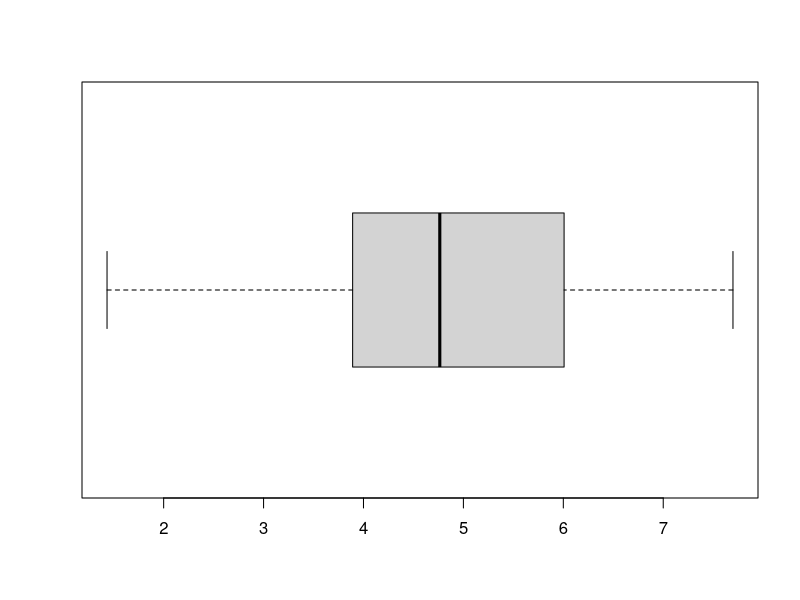
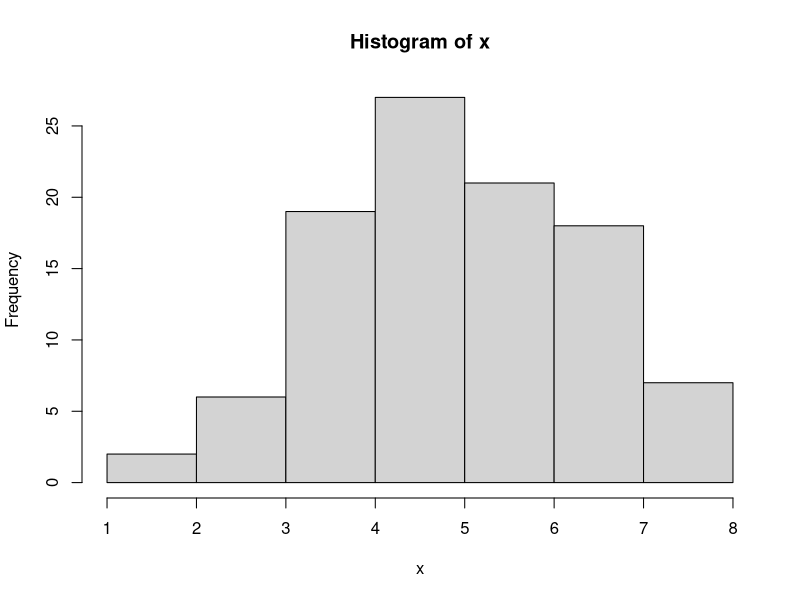
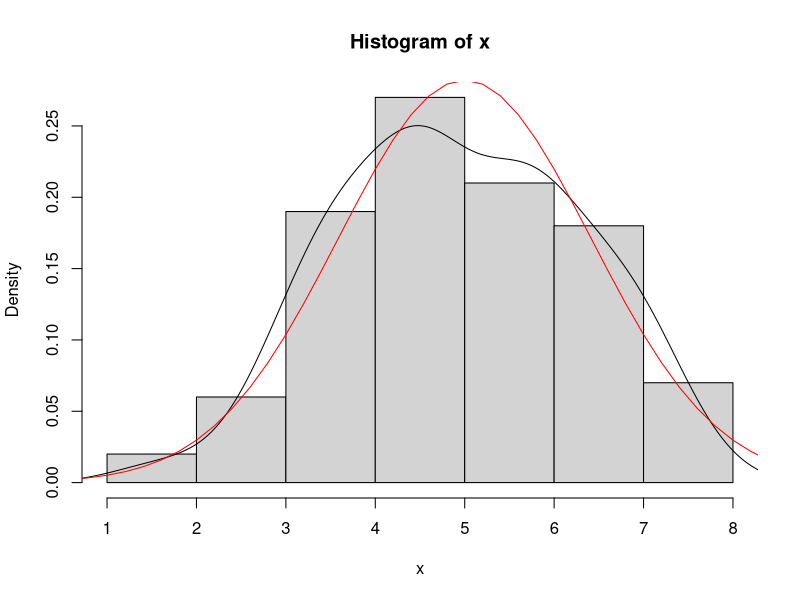
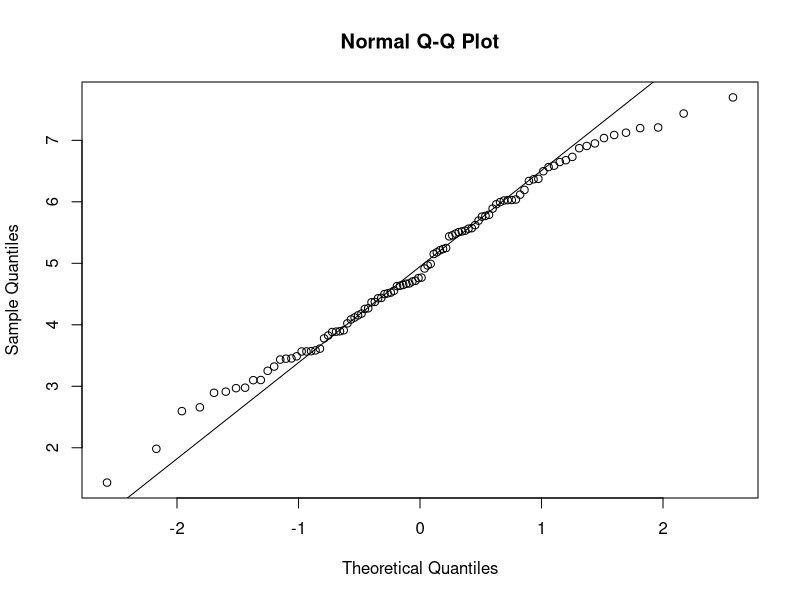
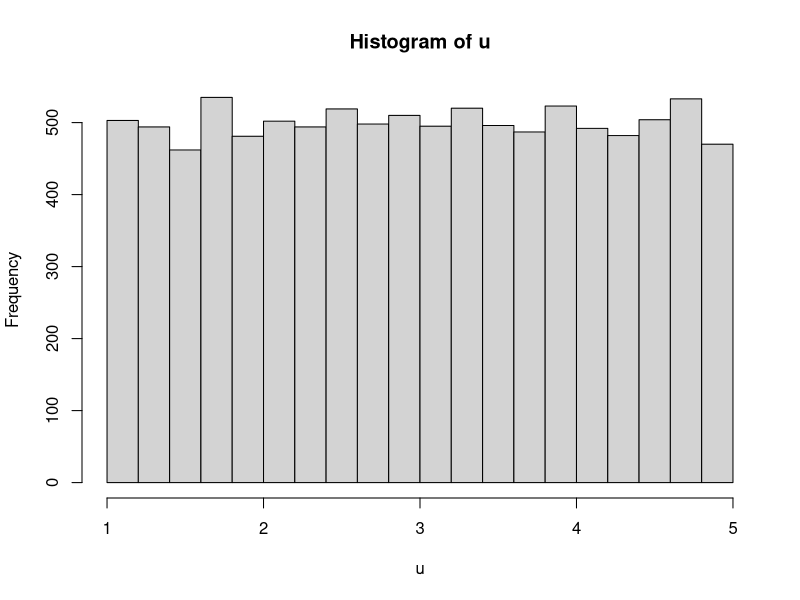
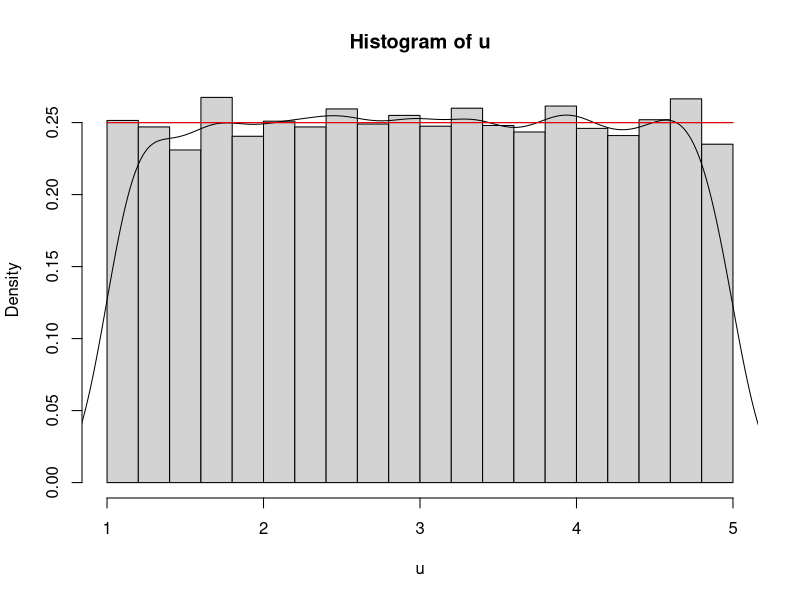
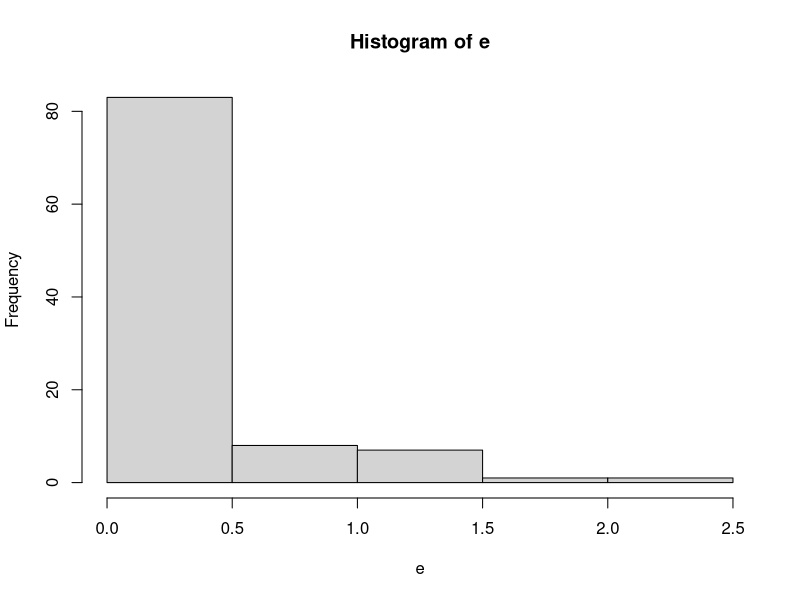
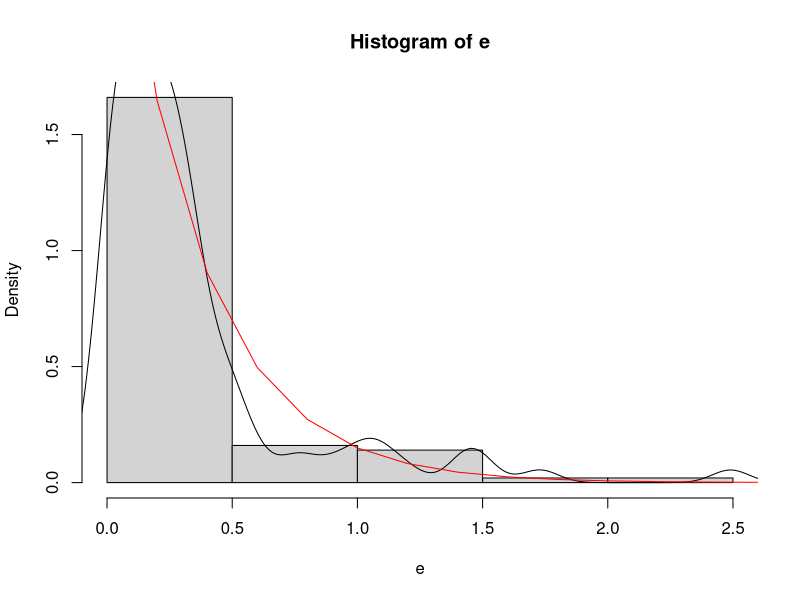

Write R code to recreate these figures, in order.
# Problem 1 

# a) X e N(5,2) => varX = 2 = > sdX = sqrt(2)

x = rnorm(100, 5, sqrt(2)) 

boxplot(x, horizontal = T) # Displaying boxplot
hist(x) # Display a hist

# Empirical density
hist(x, probability = T)
lines(density(x))

# Theoretical density
z = seq(0, 10, 0.2) 

y = dnorm(z, 5, sqrt(2))

lines(z, y, col ='red')

qqnorm(x) # Theoretical quantiles

qqline(x) # Data quantiles
# Ако лежат близо до 1 права значи данните са Нормално разпределени

# b)
# X e U(5,2) , U - равномерно разпределение
# runif(n, minValue, maxValue)

u = runif(10000, 1, 5)
hist(u)

# Емпирична плътност
hist(u, probability = T)
lines(density(u))

# Tеоретична плътност
# една права която е като y = 0.25, където х е от 1 до 5
lines(c(1,5), c(0.25, 0.25))

# OR
z = seq(1, 5, 0.2)
z

y = dunif(z, 1, 5) # y = [0.25, 0.25, ...]
lines(z, y, col='red')

# c)
# X e Ex(3) - експоненциално разпределение

e = rexp(100, 3)

hist(e) 

# Емпирична плътност
hist(e, probability = T) 
lines(density(e)) 


# Теоретична плътност
z = seq(0, 3, 0.2)
y = dexp(z, 3)
lines(z, y, col='red')


# d)

# X ∈ Γ(5, 1)  - гама разпределение

g = rgamma(100, 5, 1)
hist(g)

# Емпирична плътност
hist(g)
hist(g, probability = T)

lines(density(g)) 

# Теоретична плътност
z = seq(0, 12, 0.2) # zashtoto kato pogledna hist vijdam che e do 12 po Ox
y = dgamma(z, 5, 1)
lines(z, y, col='red')

# Ж)
firstMix = rnorm(50,1, sqrt(2))

secondMix = rnorm(50,5, sqrt(2))

Mixed = c(firstMix, secondMix) # Mixing them both in a vector

# Емпирична плътност
hist(Mixed, probability = T)
lines(density(Mixed))

# Теоретична плътност
z = seq(-2, 8, 0.2)
y = dnorm(z, 5, 3) # Избираме 3 , защото е между 1 и 5 на firstMix и secondMix 
lines(z, y, col='red')
